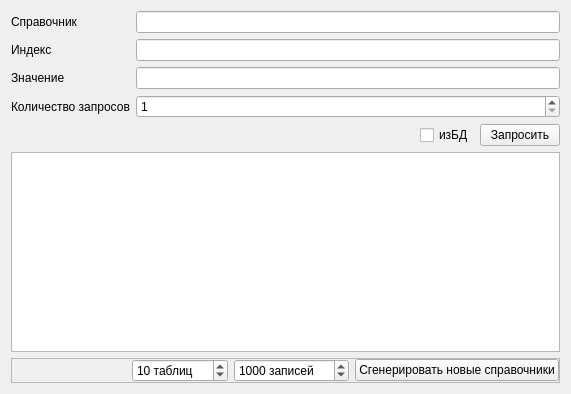
<?xml version="1.0" encoding="UTF-8"?>
<ui version="4.0">
 <class>MainWindow</class>
 <widget class="QMainWindow" name="MainWindow">
  <property name="geometry">
   <rect>
    <x>0</x>
    <y>0</y>
    <width>571</width>
    <height>394</height>
   </rect>
  </property>
  <property name="windowTitle">
   <string>Справочники</string>
  </property>
  <widget class="QWidget" name="centralWidget">
   <layout class="QVBoxLayout" name="verticalLayout" stretch="0,0,1,0">
    <item>
     <widget class="QWidget" name="widget" native="true">
      <layout class="QGridLayout" name="gridLayout" columnstretch="0,0">
       <property name="leftMargin">
        <number>0</number>
       </property>
       <property name="topMargin">
        <number>0</number>
       </property>
       <property name="rightMargin">
        <number>0</number>
       </property>
       <property name="bottomMargin">
        <number>0</number>
       </property>
       <item row="3" column="0">
        <widget class="QLabel" name="label">
         <property name="text">
          <string>Количество запросов</string>
         </property>
        </widget>
       </item>
       <item row="1" column="0">
        <widget class="QLabel" name="labelIndex">
         <property name="text">
          <string>Индекс</string>
         </property>
        </widget>
       </item>
       <item row="1" column="1">
        <widget class="QLineEdit" name="editIndex"/>
       </item>
       <item row="0" column="0">
        <widget class="QLabel" name="labelReference">
         <property name="text">
          <string>Справочник</string>
         </property>
        </widget>
       </item>
       <item row="0" column="1">
        <widget class="QLineEdit" name="editReference"/>
       </item>
       <item row="2" column="0">
        <widget class="QLabel" name="labelValue">
         <property name="text">
          <string>Значение</string>
         </property>
        </widget>
       </item>
       <item row="2" column="1">
        <widget class="QLineEdit" name="editValue"/>
       </item>
       <item row="3" column="1">
        <widget class="QSpinBox" name="spinCountSelect">
         <property name="minimum">
          <number>1</number>
         </property>
         <property name="maximum">
          <number>999999999</number>
         </property>
        </widget>
       </item>
      </layout>
     </widget>
    </item>
    <item>
     <widget class="QWidget" name="widget_2" native="true">
      <layout class="QHBoxLayout" name="horizontalLayout" stretch="1,0,0">
       <property name="leftMargin">
        <number>0</number>
       </property>
       <property name="topMargin">
        <number>0</number>
       </property>
       <property name="rightMargin">
        <number>0</number>
       </property>
       <property name="bottomMargin">
        <number>0</number>
       </property>
       <item>
        <spacer name="horizontalSpacer">
         <property name="orientation">
          <enum>Qt::Horizontal</enum>
         </property>
         <property name="sizeHint" stdset="0">
          <size>
           <width>40</width>
           <height>20</height>
          </size>
         </property>
        </spacer>
       </item>
       <item>
        <widget class="QCheckBox" name="checkDb">
         <property name="text">
          <string>изБД</string>
         </property>
        </widget>
       </item>
       <item>
        <widget class="QPushButton" name="btSelect">
         <property name="text">
          <string>Запросить</string>
         </property>
        </widget>
       </item>
      </layout>
     </widget>
    </item>
    <item>
     <widget class="QTextEdit" name="editResult">
      <property name="readOnly">
       <bool>true</bool>
      </property>
     </widget>
    </item>
    <item>
     <widget class="QFrame" name="frame">
      <property name="frameShape">
       <enum>QFrame::StyledPanel</enum>
      </property>
      <property name="frameShadow">
       <enum>QFrame::Raised</enum>
      </property>
      <layout class="QHBoxLayout" name="horizontalLayout_2" stretch="1,0,0,0">
       <property name="leftMargin">
        <number>0</number>
       </property>
       <property name="topMargin">
        <number>0</number>
       </property>
       <property name="rightMargin">
        <number>0</number>
       </property>
       <property name="bottomMargin">
        <number>0</number>
       </property>
       <item>
        <spacer name="horizontalSpacer_2">
         <property name="orientation">
          <enum>Qt::Horizontal</enum>
         </property>
         <property name="sizeHint" stdset="0">
          <size>
           <width>40</width>
           <height>20</height>
          </size>
         </property>
        </spacer>
       </item>
       <item>
        <widget class="QSpinBox" name="spinCountReference">
         <property name="suffix">
          <string> таблиц</string>
         </property>
         <property name="maximum">
          <number>1000</number>
         </property>
         <property name="value">
          <number>10</number>
         </property>
        </widget>
       </item>
       <item>
        <widget class="QSpinBox" name="spinCountRecord">
         <property name="suffix">
          <string> записей</string>
         </property>
         <property name="maximum">
          <number>100000</number>
         </property>
         <property name="value">
          <number>1000</number>
         </property>
        </widget>
       </item>
       <item>
        <widget class="QPushButton" name="btGenerate">
         <property name="text">
          <string>Сгенерировать новые справочники</string>
         </property>
        </widget>
       </item>
      </layout>
     </widget>
    </item>
   </layout>
  </widget>
 </widget>
 <layoutdefault spacing="6" margin="11"/>
 <tabstops>
  <tabstop>editReference</tabstop>
  <tabstop>editIndex</tabstop>
  <tabstop>editValue</tabstop>
  <tabstop>spinCountSelect</tabstop>
  <tabstop>btSelect</tabstop>
  <tabstop>editResult</tabstop>
 </tabstops>
 <resources/>
 <connections/>
</ui>
